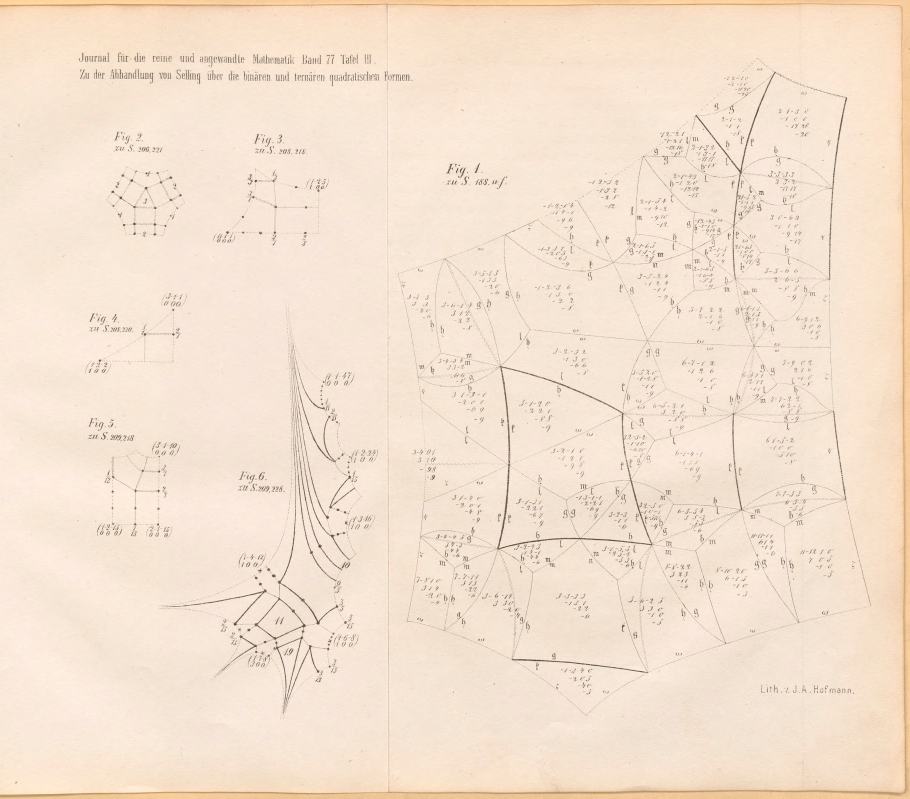
#> input picture v46/Tafel-III-fig1.jpg, 3639 x 3194 px, found by its file name (shown at 1/4 size)
$ python vectorize_selling_fig1_photo_v38.py
#> lines starting #> are read from the running program, lines starting #| are printed output that depends on the picture
#!/usr/bin/env python3
from pathlib import Path
from collections import defaultdict, Counter
import hashlib, json, math
import cv2, numpy as np
from skimage.morphology import skeletonize
from scipy.ndimage import convolve
from scipy.spatial import cKDTree

ROOT=Path('/mnt/data/formalisation_reprise')
SRC=ROOT/'Tafel-III-fig1.jpg'
OLD=ROOT/'selling_fig1_full_600.png'
OLD_GEO=ROOT/'selling_fig1_layers_v37.geojson'
OUT=ROOT
CROP_BOX=(1460,120,3550,3000) # x0,y0,x1,y1 in full-photo pixels

def sha(p): return hashlib.sha256(Path(p).read_bytes()).hexdigest()

def sample_polyline(pts,step=2.0):
    pts=np.asarray(pts,float)
    out=[]
    for a,b in zip(pts[:-1],pts[1:]):
        L=float(np.linalg.norm(b-a)); n=max(2,int(math.ceil(L/step))+1)
        for t in np.linspace(0,1,n,endpoint=False): out.append(a+t*(b-a))
    if len(pts): out.append(pts[-1])
    return np.asarray(out,float)

def transform_points(H,pts):
    P=np.asarray(pts,float)
    ph=np.c_[P,np.ones(len(P))]
    q=(H@ph.T).T
    return q[:,:2]/q[:,2,None]

full=cv2.imread(str(SRC),cv2.IMREAD_COLOR)
#> full is the input picture: shape (3194, 3639, 3); mean B, G, R 207.9, 225.7, 244.3
assert full is not None
x0,y0,x1,y1=CROP_BOX
crop=full[y0:y1,x0:x1].copy()
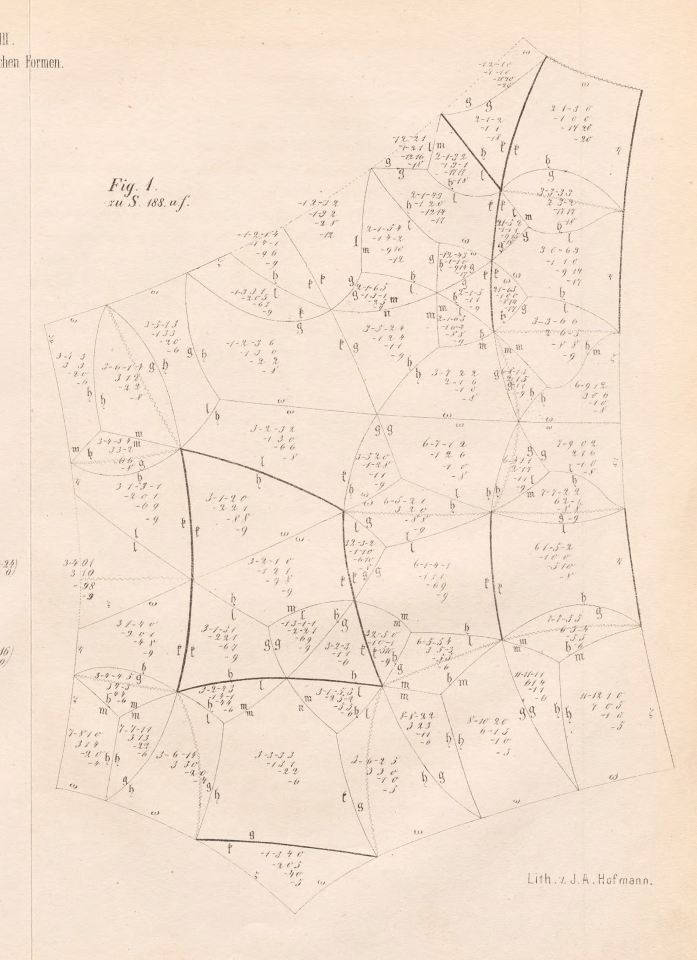
#> crop: shape (2880, 2090, 3) (shown at 1/3 size); mean B, G, R 209, 225.9, 243.4
crop_gray=cv2.cvtColor(crop,cv2.COLOR_BGR2GRAY)
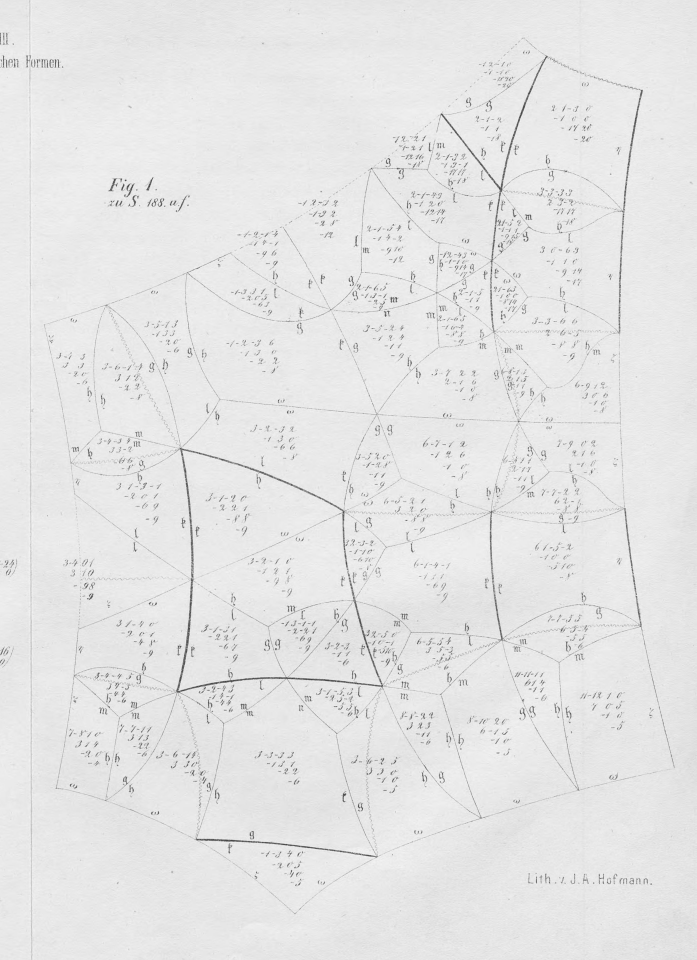
#> crop_gray: shape (2880, 2090) (shown at 1/3 size); min 45, max 253, mean 229.2
cv2.imwrite(str(OUT/'selling_fig1_photo_crop_pre_v38.png'),crop)

old600=cv2.imread(str(OLD),cv2.IMREAD_GRAYSCALE)
#> (the run stopped early here; a loop or call above may not have finished)
